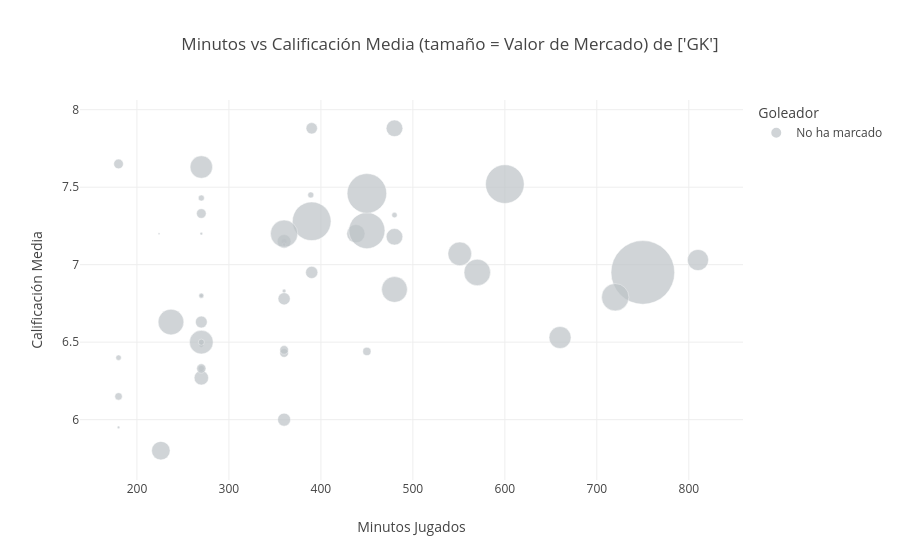

The notebook cell saved with this chart:
### Code cell
bubble_metricas(posicion=["GK"]).show()

### Figure 1 — Plotly figure (JSON) as saved in the notebook; plotly's stock layout.template omitted (floating-point values rounded to 4 significant figures; data arrays with more than 128 entries replaced by an {"elided": "..."} marker saying what was removed)
{"data": [{"customdata": {"elided": "48x5 mixed values"}, "hovertemplate": "<b>%{hovertext}</b><br><br>Minutos Jugados=%{x}<br>Calificación Media=%{y:.2f}<br>Valor de Mercado (M€)=%{customdata[3]:.1f}<br>Selección=%{customdata[0]}<br>Posición=%{customdata[1]}<br>Goles=%{customdata[2]}<extra></extra>", "hovertext": ["José Raúl Rangel", "Ronwen Hayden Williams", "Seunggyu Kim", "Mat ě j Kovar", "Maxime Crepeau", "Nikola Vasilj", "Ibrahim Mahmoud Abunada", "Gregor Kobel", "Ramsés Alisson", "Yassine Bounou", "Johny Placide", "Angus Fraser James Gunn", "Matthew Andrew Geary Freese", "Orlando Daniel Gill", "Patrick Thomas Beach", "Ugurcan Cakir", "Manuel Peter Neuer", "Eloy Victor Room", "Yahia Fofana", "Hernán Ismael Galindez", "Bart Verbruggen", "Zion Suzuki", "Jacob Mikael Widell Zetterstrom", "Bo Kristoffer Nordfeldt", "Aymen Dahmen", "Thibaut Nicolas Courtois", "Abdelaziz Mohame Mostafa", "Ali Reza Beiranvand", "Maxime Teremoana Crocombe", "Unai Simon", "José Vozinha", "Khalil Mohammed Alowais", "Nestor Fernando Muslera", "Mike Peterson Maignan", "Mory Diaw", "Ørjan Haskjold Nyland", "Damián Emiliano Martinez", "Luca Zinedine Zidane", "Alexander Schlager", "Mo'ien Hasan Yazeed Abulaila", "Diogo Diogo Costa", "Lionel Nzau Mpasi", "Abduvakhid Nematov", "Camilo Andres Vargas", "Jordan Lee Pickford", "Dominik Livakovic", "Benjamin Asare", "Orlando Mosquera"], "legendgroup": "No ha marcado", "marker": {"color": "#bdc3c7", "line": {"color": "white", "width": 0.5}, "opacity": 0.7, "size": [8.934, 0.8, 0.5, 3.746, 1.8, 4.5, 5.556, 40, 34.95, 18.86, 0.25, 1, 2, 7.418, 1, 15, 4, 0.2, 5, 0.3, 40, 20, 2.5, 0.175, 0.8, 15, 7.387, 13.58, 1, 108.5, 3.471, 2.502, 9.201, 20, 17.73, 0.8, 12, 1, 2, 2.325, 41.9, 0.4, 1.5, 17.82, 13, 4, 0.1, 0.7], "sizemode": "area", "sizeref": 0.05359, "symbol": "circle"}, "mode": "markers", "name": "No ha marcado", "orientation": "v", "showlegend": true, "type": "scatter", "x": [438, 360, 270, 270, 450, 360, 270, 600, 450, 570, 270, 270, 360, 480, 389, 270, 390, 270, 360, 360, 390, 360, 180, 180, 180, 551, 480, 270, 270, 750, 390, 270, 226, 720, 237, 480, 810, 270, 360, 270, 450, 360, 180, 480, 660, 360, 224, 270], "xaxis": "x", "y": [7.2, 7.15, 6.48, 6.63, 6.44, 6, 6.27, 7.52, 7.22, 6.95, 6.8, 7.43, 6.43, 7.88, 7.45, 6.5, 6.95, 7.2, 7.15, 7.13, 7.28, 7.2, 7.65, 5.95, 6.4, 7.07, 7.18, 7.63, 6.33, 6.95, 7.88, 7.33, 5.8, 6.79, 6.63, 7.32, 7.03, 6.5, 6.45, 6.33, 7.46, 6.83, 6.15, 6.84, 6.53, 6.78, 7.2, 6.8], "yaxis": "y"}], "layout": {"legend": {"itemsizing": "constant", "title": {"text": "Goleador"}, "tracegroupgap": 0}, "title": {"text": "Minutos vs Calificación Media (tamaño = Valor de Mercado) de ['GK']"}, "xaxis": {"anchor": "y", "domain": [0, 1], "title": {"text": "Minutos Jugados"}}, "yaxis": {"anchor": "x", "domain": [0, 1], "title": {"text": "Calificación Media"}}}}
